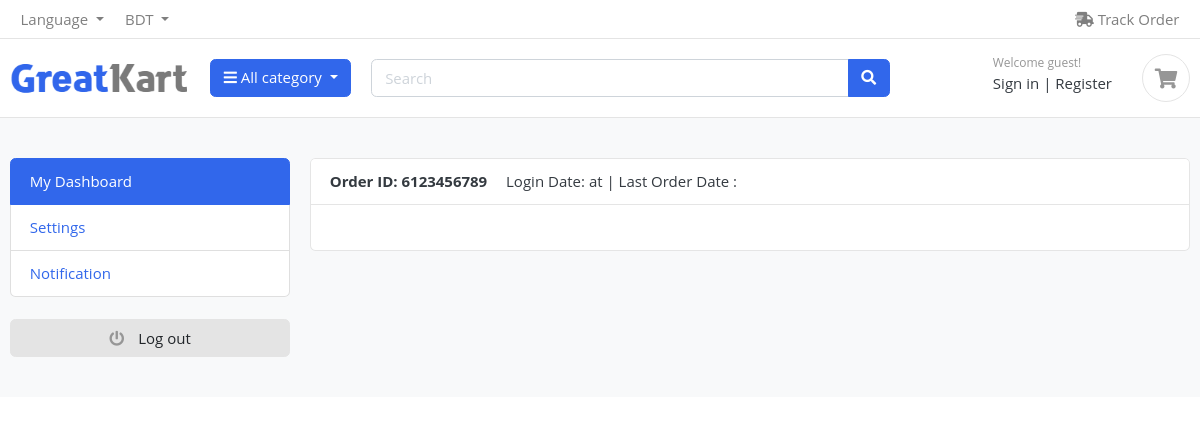
Page /auth/notifications/ on the earlier database version.
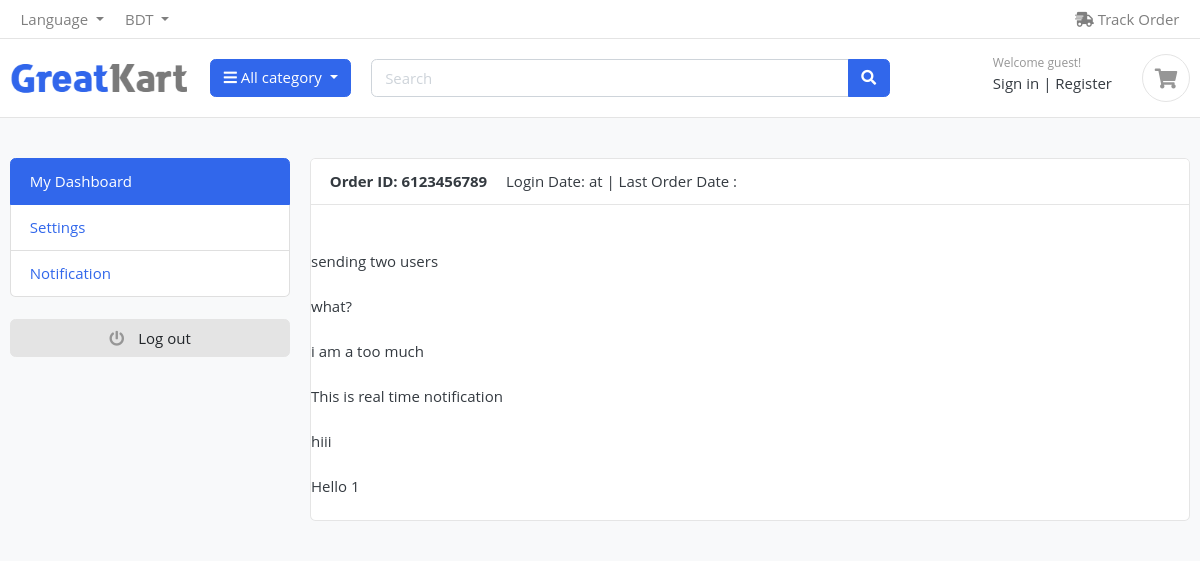
Same page on the later database version.
### chat_notification/models.py (models this page shows, shortened)
class Notification(models.Model):
	message = models.TextField(blank=True, null=True)
	created_at = models.DateTimeField(auto_now_add=True,blank=True, null=True )
	class Meta:
		ordering = ['-created_at']

### user_auth/views/dashboard/dashboard_options/notification.py (the view)
# urls.py: path('notifications/', notification, name='notification'),
def notification(request):
    notifications = Notification.objects.all()
    context={
        'notifications':notifications,
    }
    return render(request, 'dashboard/notification.html', context)

### product_categories/views/brand_context_processor.py (called while the page is built)
def brands(request):
    brand_name = Product_Brand.objects.all()
    return {'brand_name': brand_name}

### product_categories/views/category_context_processors.py (called while the page is built)
def categories(request):
    category_name = Product_Categories.objects.all()
    return {'category_name' : category_name}

### system_setting/models/contact.py (called while the page is built)
    def __str__(self) -> str:
        return self.country_name

### system_setting/views/contact_and_details.py (called while the page is built)
def contact_and_details(request):
    get_contact = Contact.objects.first()
    get_product = Products.objects.all()[:4]
    print(get_contact)
    return {'get_contact': get_contact, 'get_product':get_product,}

### templates/dashboard/notification.html (shortened to what this page needs)
{% extends 'base/base.html' %}
{% load static %}
{% block headers %}
{% include 'include/main_include_file.html' %}
{% endblock headers %}
{% block body %}
<section class="section-conten padding-y bg">
    <div class="container">
        <div class="row">
        {% include "dashboard/user_options.html" %}
            <main class="col-md-9">
                <article class="card">
                <header class="card-header">
                    <strong class="d-inline-block mr-3">Order ID: 6123456789</strong>
                    <span>Login Date: {{ user.last_login|date:"F j, Y" }} at {{ user.last_login|time:"g:i A" }}</span> |
                    <span>Last Order Date : {{get_order.created}} </span>
                </header>
                {% for notification in notifications %}
                    <div >
                       {{notification.message}}
                    </div>
                    {% endfor %}
            </main>
        </div>
    </div>
</section>
</body>
{% endblock body %}

Differences in the rows shown:
added Notification: message "sending two users"
added Notification: message "what?"
added Notification: message "i am a too much"
added Notification: message "This is real time notification"
added Notification: message "hiii"
added Notification: message "Hello 1"
